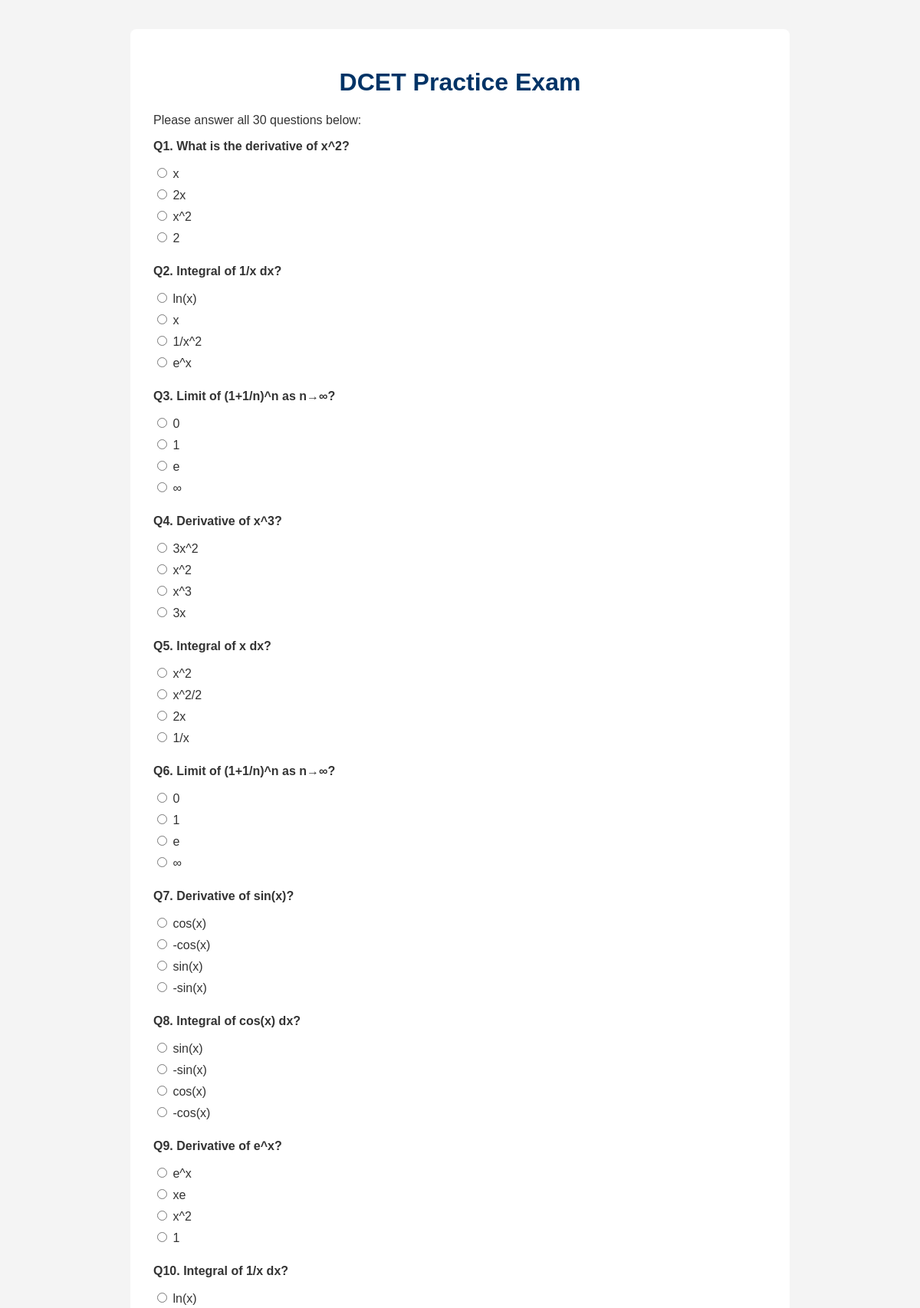
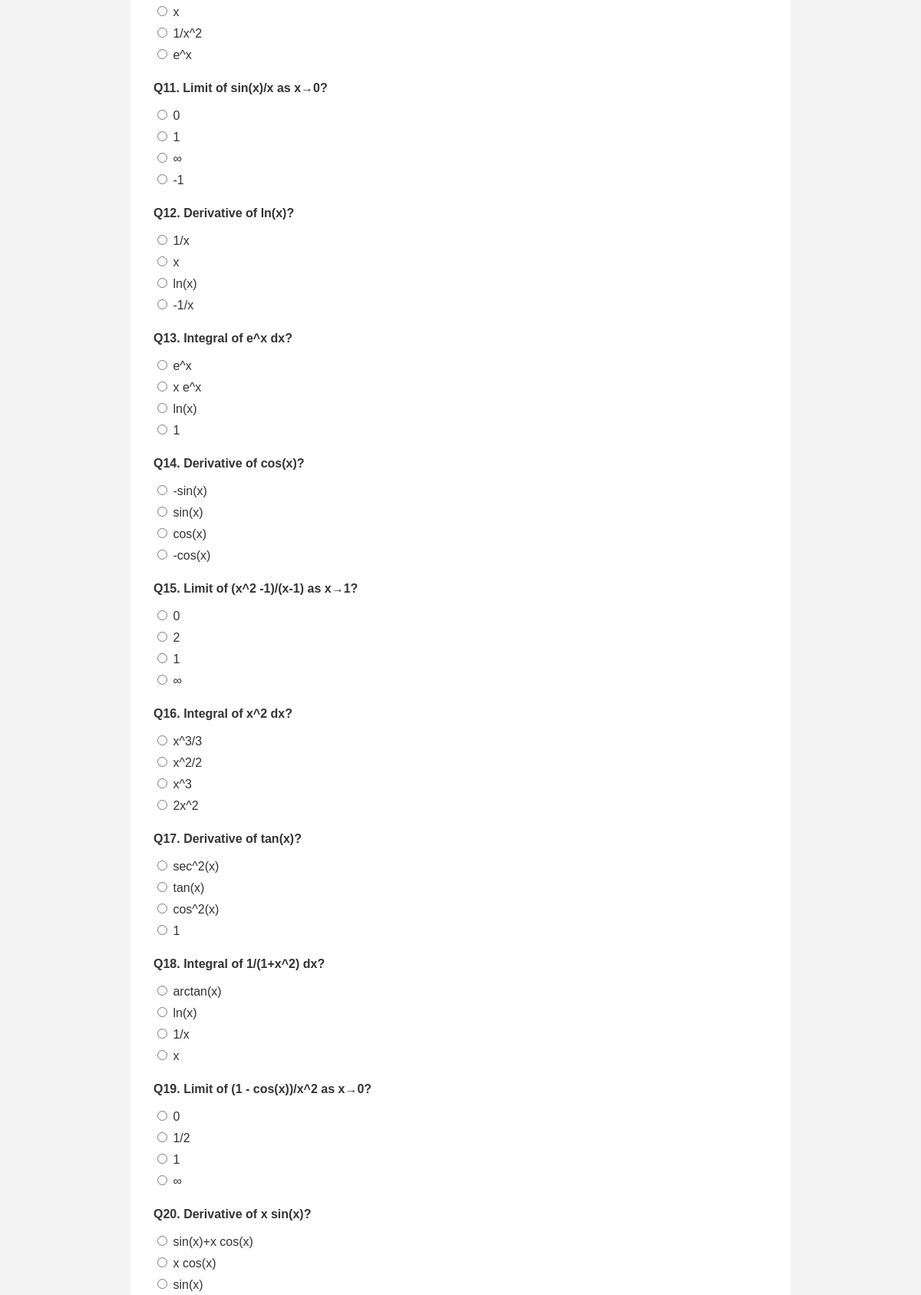
Screenshot of /student/test/engineering_mathematics (signed in, upper part) with the database file from the repository (2 pictures, top to bottom).
### app.py (models this page shows)
class MCQ(db.Model):
    id = db.Column(db.Integer, primary_key=True)
    subject = db.Column(db.String(100))
    question = db.Column(db.Text)
    option1 = db.Column(db.String(200))
    option2 = db.Column(db.String(200))
    option3 = db.Column(db.String(200))
    option4 = db.Column(db.String(200))
    correct_answer = db.Column(db.String(200))

### app.py (the view, shortened to what this page needs)
@app.route('/student/test/<subject_slug>', methods=['GET', 'POST'])
def student_test(subject_slug):
    subject = subject_slugs.get(subject_slug)
    if not subject:
        return "Invalid Subject"
    questions = MCQ.query.filter_by(subject=subject).limit(30).all()
    return render_template('test.html', questions=questions, subject=subject)

### app.py (called while the page is built)
@app.after_request
def add_header(response):
    response.headers["Cache-Control"] = "no-cache, no-store, must-revalidate"
    response.headers["Pragma"] = "no-cache"
    response.headers["Expires"] = "0"
    return response

### templates/test.html (shortened to what this page needs)
﻿<!DOCTYPE html>
<html lang="en">
<head>
</head>
<body>
    <div class="container">
        <h1>DCET Practice Exam</h1>
        <p>Please answer all {{ questions|length }} questions below:</p>
        <form method="POST">
            {% for q in questions %}
            <div class="question">
                <p>Q{{ loop.index }}. {{ q.question }}</p>
                <label><input type="radio" name="{{ q.id }}" value="1" required> {{ q.option1 }}</label>
                <label><input type="radio" name="{{ q.id }}" value="2"> {{ q.option2 }}</label>
                <label><input type="radio" name="{{ q.id }}" value="3"> {{ q.option3 }}</label>
                <label><input type="radio" name="{{ q.id }}" value="4"> {{ q.option4 }}</label>
            </div>
            {% endfor %}
        </form>
    </div>
</body>
</html>

### templates/test.html (style rules this page uses)
body { font-family: Arial, sans-serif; background: #f4f4f4; color: #333; margin: 0; padding: 20px; }
.container { max-width: 800px; margin: 0 auto; background: #fff; padding: 30px; border-radius: 8px; }
h1 { text-align: center; color: #003366; }
.question { margin-bottom: 25px; }
.question p { font-weight: bold; }
label { display: block; margin: 8px 0; cursor: pointer; }

### rows the page displays
MCQ: question "What is the derivative of x^2?", option1 "x", option2 "2x", option3 "x^2", option4 "2"
MCQ: question "Integral of 1/x dx?", option1 "ln(x)", option2 "x", option3 "1/x^2", option4 "e^x"
MCQ: question "Limit of (1+1/n)^n as n→∞?", option1 "0", option2 "1", option3 "e", option4 "∞"
MCQ: question "Derivative of x^3?", option1 "3x^2", option2 "x^2", option3 "x^3", option4 "3x"
MCQ: question "Integral of x dx?", option1 "x^2", option2 "x^2/2", option3 "2x", option4 "1/x"
MCQ: question "Limit of (1+1/n)^n as n→∞?", option1 "0", option2 "1", option3 "e", option4 "∞"
MCQ: question "Derivative of sin(x)?", option1 "cos(x)", option2 "-cos(x)", option3 "sin(x)", option4 "-sin(x)"
MCQ: question "Integral of cos(x) dx?", option1 "sin(x)", option2 "-sin(x)", option3 "cos(x)", option4 "-cos(x)"
MCQ: question "Derivative of e^x?", option1 "e^x", option2 "xe", option3 "x^2", option4 "1"
MCQ: question "Integral of 1/x dx?", option1 "ln(x)", option2 "x", option3 "1/x^2", option4 "e^x"
MCQ: question "Limit of sin(x)/x as x→0?", option1 "0", option2 "1", option3 "∞", option4 "-1"
MCQ: question "Derivative of ln(x)?", option1 "1/x", option2 "x", option3 "ln(x)", option4 "-1/x"
MCQ: question "Integral of e^x dx?", option1 "e^x", option2 "x e^x", option3 "ln(x)", option4 "1"
MCQ: question "Derivative of cos(x)?", option1 "-sin(x)", option2 "sin(x)", option3 "cos(x)", option4 "-cos(x)"
MCQ: question "Limit of (x^2 -1)/(x-1) as x→1?", option1 "0", option2 "2", option3 "1", option4 "∞"
MCQ: question "Integral of x^2 dx?", option1 "x^3/3", option2 "x^2/2", option3 "x^3", option4 "2x^2"
MCQ: question "Derivative of tan(x)?", option1 "sec^2(x)", option2 "tan(x)", option3 "cos^2(x)", option4 "1"
MCQ: question "Integral of 1/(1+x^2) dx?", option1 "arctan(x)", option2 "ln(x)", option3 "1/x", option4 "x"
MCQ: question "Limit of (1 - cos(x))/x^2 as x→0?", option1 "0", option2 "1/2", option3 "1", option4 "∞"
MCQ: question "Derivative of x sin(x)?", option1 "sin(x)+x cos(x)", option2 "x cos(x)", option3 "sin(x)"

### other values shown
{{ questions|length }} "30"
